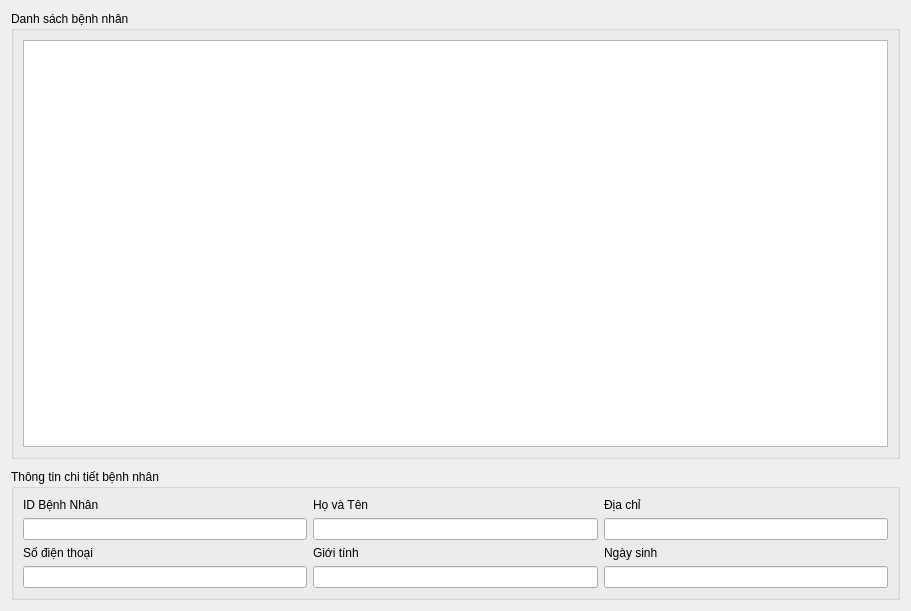
<?xml version="1.0" encoding="UTF-8"?>
<ui version="4.0">
 <class>FormBenhNhan</class>
 <widget class="QWidget" name="FormBenhNhan">
  <property name="geometry">
   <rect>
    <x>0</x>
    <y>0</y>
    <width>911</width>
    <height>611</height>
   </rect>
  </property>
  <layout class="QVBoxLayout" name="mainLayout">
   <property name="spacing">
    <number>10</number>
   </property>
   <item>
    <widget class="QGroupBox" name="groupList">
     <property name="title">
      <string>Danh sách bệnh nhân</string>
     </property>
     <layout class="QVBoxLayout" name="verticalLayout_list">
      <item>
       <widget class="QTableWidget" name="tableBenhNhan">
        <property name="editTriggers">
         <set>QAbstractItemView::NoEditTriggers</set>
        </property>
        <property name="selectionMode">
         <enum>QAbstractItemView::SingleSelection</enum>
        </property>
        <property name="selectionBehavior">
         <enum>QAbstractItemView::SelectRows</enum>
        </property>
       </widget>
      </item>
     </layout>
    </widget>
   </item>
   <item>
    <widget class="QGroupBox" name="groupEdit">
     <property name="maximumSize">
      <size>
       <width>16777215</width>
       <height>200</height>
      </size>
     </property>
     <property name="title">
      <string>Thông tin chi tiết bệnh nhân</string>
     </property>
     <layout class="QGridLayout" name="gridLayout_info">
      <item row="0" column="0">
       <widget class="QLabel" name="label">
        <property name="text">
         <string>ID Bệnh Nhân</string>
        </property>
       </widget>
      </item>
      <item row="1" column="0">
       <widget class="QLineEdit" name="txtIDBN">
        <property name="readOnly">
         <bool>true</bool>
        </property>
       </widget>
      </item>
      <item row="0" column="1">
       <widget class="QLabel" name="label_2">
        <property name="text">
         <string>Họ và Tên</string>
        </property>
       </widget>
      </item>
      <item row="1" column="1">
       <widget class="QLineEdit" name="txtTenBN"/>
      </item>
      <item row="0" column="2">
       <widget class="QLabel" name="label_4">
        <property name="text">
         <string>Địa chỉ</string>
        </property>
       </widget>
      </item>
      <item row="1" column="2">
       <widget class="QLineEdit" name="txtDiaChi"/>
      </item>
      <item row="2" column="0">
       <widget class="QLabel" name="label_3">
        <property name="text">
         <string>Số điện thoại</string>
        </property>
       </widget>
      </item>
      <item row="3" column="0">
       <widget class="QLineEdit" name="txtSDT"/>
      </item>
      <item row="2" column="1">
       <widget class="QLabel" name="label_5">
        <property name="text">
         <string>Giới tính</string>
        </property>
       </widget>
      </item>
      <item row="3" column="1">
       <widget class="QLineEdit" name="txtGioiTinh"/>
      </item>
      <item row="2" column="2">
       <widget class="QLabel" name="label_6">
        <property name="text">
         <string>Ngày sinh</string>
        </property>
       </widget>
      </item>
      <item row="3" column="2">
       <widget class="QLineEdit" name="txtNgaySinh"/>
      </item>
     </layout>
    </widget>
   </item>
  </layout>
 </widget>
 <resources/>
 <connections/>
</ui>
